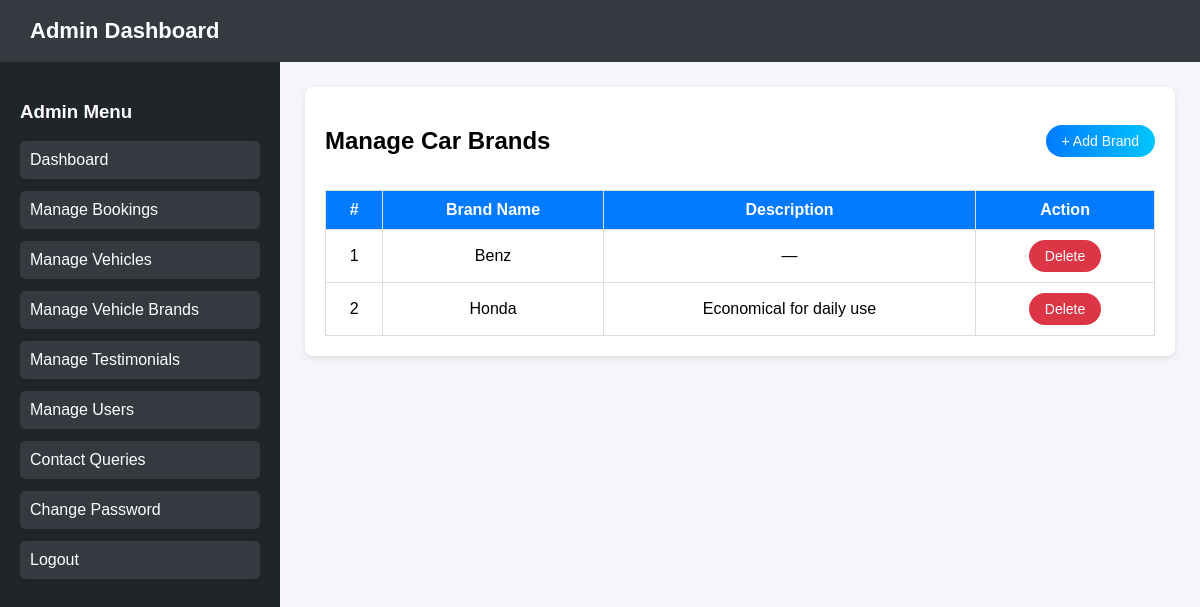
The page /dashboard/manage-brands/ on the database as committed earlier.
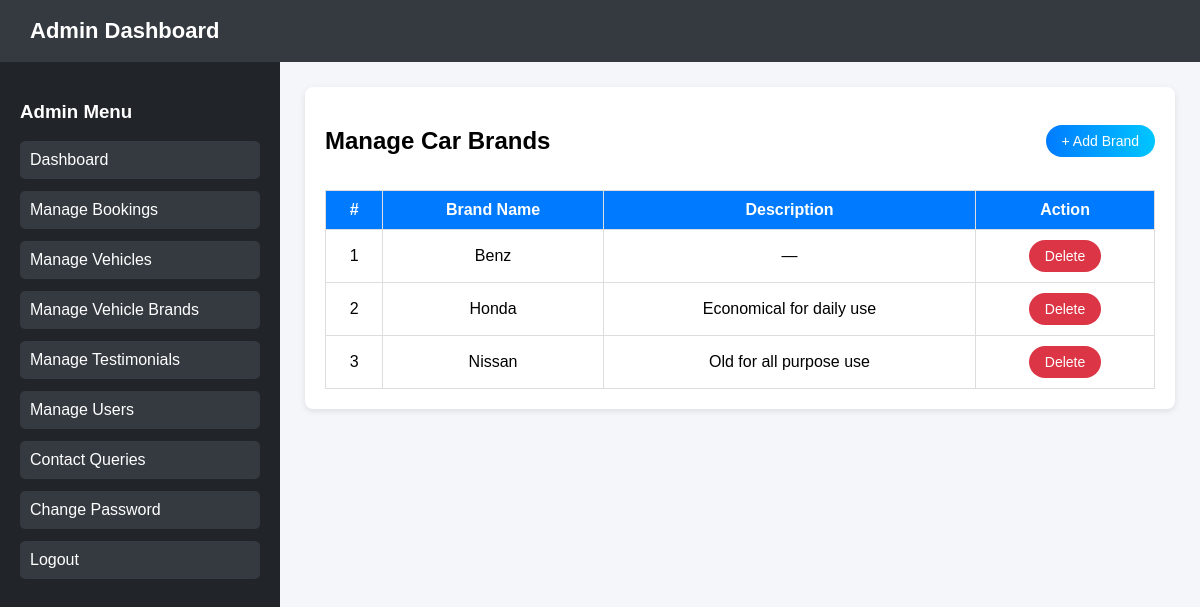
The same page on the database as committed later.
### core/models.py (models this page shows, shortened)
class VehicleBrand(models.Model):
    name = models.CharField(max_length=100, unique=True)
    description = models.TextField(blank=True, null=True)

### core/views.py (the view, shortened to what this page needs)
# urls.py: path("dashboard/manage-brands/", views.admin_manage_brands, name="admin_manage_brands"),
def admin_manage_brands(request):
    brands = VehicleBrand.objects.all()
    return render(request, "admin_manage_brands.html", {
        "brands": brands
    })

### core/templates/admin_manage_brands.html (shortened to what this page needs)
{% load static %}
<!DOCTYPE html>
<html lang="en">
<head>
    <link rel="stylesheet" href="{% static 'core/style.css' %}">
</head>
<body>
<header>Admin Dashboard</header>
<div class="container">
    <nav>
        <h3>Admin Menu</h3>
        <a href="{% url 'admin_dashboard' %}">Dashboard</a>
        <a href="{% url 'admin_manage_bookings' %}">Manage Bookings</a>
        <a href="{% url 'admin_manage_vehicles' %}">Manage Vehicles</a>
        <a href="{% url 'admin_manage_brands' %}">Manage Vehicle Brands</a>
        <a href="{% url 'admin_manage_testimonials' %}">Manage Testimonials</a>
        <a href="{% url 'admin_manage_users' %}">Manage Users</a>
        <a href="{% url 'admin_queries' %}">Contact Queries</a>
        <a href="{% url 'admin_change_password' %}">Change Password</a>
        <a href="{% url 'logout' %}">Logout</a>
    </nav>
    <main>
        <div class="section">
            <div class="top-bar">
                <h2>Manage Car Brands</h2>
                <button class="btn btn-add" onclick="openAddModal()">+ Add Brand</button>
            </div>
            <table>
                <tr>
                    <th>#</th>
                    <th>Brand Name</th>
                    <th>Description</th>
                    <th>Action</th>
                </tr>
                {% for b in brands %}
                <tr>
                    <td>{{ forloop.counter }}</td>
                    <td>{{ b.name }}</td>
                    <td>{{ b.description|default:"—" }}</td>
                    <td>
                        <button class="btn btn-delete"
                            onclick="openDeleteModal('{{ b.id }}', '{{ b.name }}')">
                            Delete
                        </button>
                    </td>
                </tr>
                {% empty %}
                <tr>
                    <td colspan="4">No brands added yet</td>
                </tr>
                {% endfor %}
            </table>
        </div>
    </main>
</div>
</body>
</html>

Rows that differ between the two databases and show on the page:
added VehicleBrand: name "Nissan", description "Old for all purpose use"
